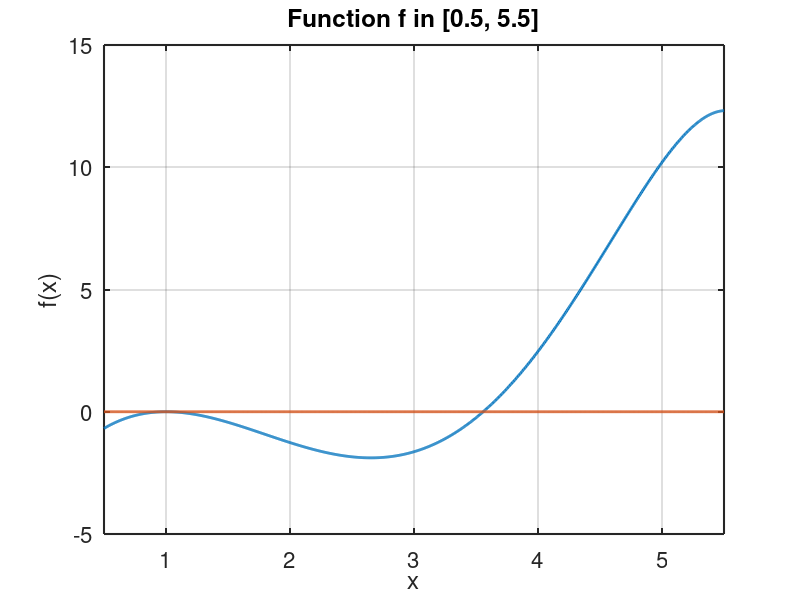

MATLAB code for this plot: (Note: this script raises an error after producing the figure.)
% EXERCISE 2.1
%% closes all figures whose handles are visible
close all
clear all
clc

%% PLOT THE FUNCTION
f = @(x) x .^ 3 - (2 + exp(1)) * x .^ 2 + (2 * exp(1) + 1) * x + (1 - exp(1)) - cosh(x - 1);
%f= @(x) x.^3-(2 + exp(1))*x.^2 + (2*exp(1) + 2)*x + (1 - exp(1)) - sinh(x - 1);

a = 0.5; b = 5.5;
x_plot = linspace(a, b, 1000);
figure
plot(x_plot, f(x_plot), 'LineWidth', 2);
% add a grid to the plot
grid on
hold on
plot(x_plot, zeros(size(x_plot)), 'LineWidth', 2)
xlim([a, b])
xlabel("x", 'FontSize', 18)
ylabel("f(x)", 'FontSize', 18)
str = sprintf('Function f in [%d, %d]', a, b);
title(str, 'FontSize', 15)
set(gca, 'FontSize', 16)
set(gca, 'LineWidth', 1.5)
% pause the execution
% pause

% from the plot two different roots can be identified. The bisection method,
% nevertheless, can be applied only to the root on the right: the one
% belonging to the interval [3,5]. Actually, in the other case, there isn't
% any interval such that the first derivative has constant sign and the
% root belongs to this interval. Therefore the Bolzano theorem hypothesis
% are not respected in this case.

%%
% FIND THE ROOT (BISECTION METHOD)
% The interval is [3,5]
a = 3;
b = 5;
tol = 1.e-3;

[x, x_iter] = bisection(f, a, b, tol);
%bisection_plot(f, a, b, tol)
str = fprintf("The root in the interval [%d, %d] is x=%f. \n", a, b, x);

%%
% PLOT THE ITERATIONS OF THE FUNCTION

x_plot = linspace(a, b, 1000);
figure
plot(x_plot, f(x_plot), 'LineWidth', 2);
str = sprintf("Iterations required to reach the tollerance: %f", length(x_iter));
title(str, 'FontSize', 15)
grid on
hold on
%disp('Press any key...');
for ii = 1:length(x_iter)
    plot(x_iter(ii), f(x_iter(ii)), 'r*')
    xlabel("x", 'FontSize', 18)
    ylabel("f(x)", 'FontSize', 18)
    pause(3)
end

%% PLOT THE ERROR
figure

for ii = 1:length(x_iter)
    plot((ii), abs(x_iter(ii) - x), 'r*')
    drawnow
    hold on
    xlabel("iter", 'FontSize', 18)
    ylabel("err", 'FontSize', 18)
    pause(2)
end
